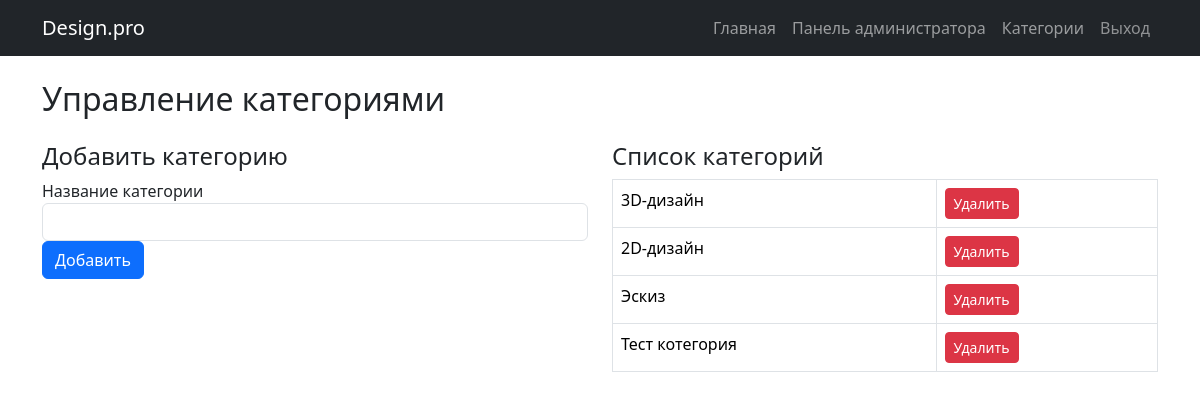
The app's page /superadmin/categories/ (signed in) with its own data.
### main/models.py (models this page shows, shortened)
class Category(models.Model):
    name = models.CharField('Название', max_length=100, unique=True)
    class Meta:
        verbose_name = 'Категория'
        verbose_name_plural = 'Категории'

### main/views.py (the view)
# urls.py: path('superadmin/categories/', views.categories, name='categories'),
@user_passes_test(is_admin, login_url='index')
def categories(request):
    if request.method == 'POST':
        form = CategoryForm(request.POST)
        if form.is_valid():
            form.save()
            messages.success(request, 'Категория добавлена.')
            return redirect('categories')
    else:
        form = CategoryForm()
    return render(request, 'main/categories.html', {
        'categories': Category.objects.all(),
        'form': form,
    })

### main/forms.py
class CategoryForm(forms.ModelForm):
    class Meta:
        model = Category
        fields = ['name']
        labels = {'name': 'Название категории'}
        widgets = {'name': forms.TextInput(attrs={'class': 'form-control'})}
        error_messages = {'name': {'unique': 'Такая категория уже существует.'}}

### main/views.py (called while the page is built)
def is_admin(user):
    return user.is_staff

### main/templates/main/categories.html (shortened to what this page needs)
{% extends "main/base.html" %}
{% block content %}
<h2>Управление категориями</h2>
<div class="row mt-4">
  <div class="col-md-6">
    <h4>Добавить категорию</h4>
    <form method="post" novalidate>
      {% for field in form %}
        <div class="form-group {% if field.errors %}has-error{% endif %}">
          <label>{{ field.label }}</label>
          {{ field }}
        </div>
      {% endfor %}
      <button type="submit" class="btn btn-primary">Добавить</button>
    </form>
  </div>
  <div class="col-md-6">
    <h4>Список категорий</h4>
    <table class="table table-bordered">
      <tbody>
        {% for category in categories %}
          <tr>
            <td>{{ category.name }}</td>
            <td><a href="{% url 'delete_category' category.pk %}" class="btn btn-danger btn-sm">Удалить</a></td>
          </tr>
        {% empty %}
          <tr><td>Категорий нет.</td></tr>
        {% endfor %}
      </tbody>
    </table>
  </div>
</div>
{% endblock %}

### records on screen
Category: name "3D-дизайн"
Category: name "2D-дизайн"
Category: name "Эскиз"
Category: name "Тест котегория"

### other values on screen
{{ field.label }} "Название категории"
